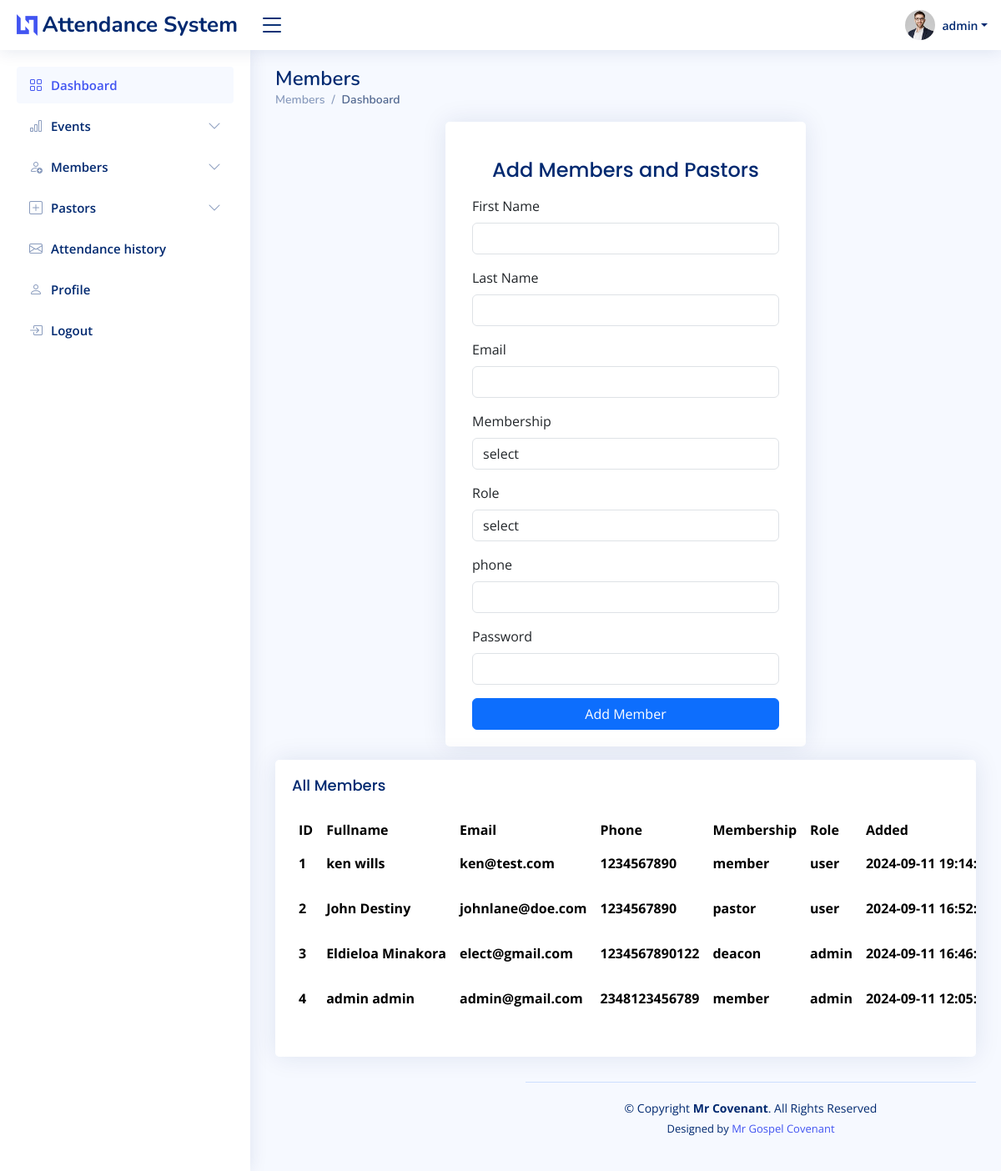
/admin/members.php (signed in), run on the app's committed database.
### tables this page shows
CREATE TABLE `users` (
  `id` int(255) NOT NULL,
  `firstname` varchar(255) NOT NULL,
  `lastname` varchar(255) NOT NULL,
  `email` varchar(255) NOT NULL,
  `membership` varchar(255) NOT NULL,
  `role` varchar(255) NOT NULL DEFAULT 'user',
  `phone` varchar(255) DEFAULT NULL,
  `password` varchar(255) NOT NULL,
  `updated_at` datetime NOT NULL DEFAULT current_timestamp() ON UPDATE current_timestamp(),
  `created_at` datetime NOT NULL DEFAULT current_timestamp()
);

### admin/members.php (the view, shortened to what this page needs)
<?php
require('../config/db.php');
?>
<!DOCTYPE html>
<html lang="en">
<head>
    <link href="assets/vendor/bootstrap/css/bootstrap.min.css" rel="stylesheet">
    <link href="assets/vendor/bootstrap-icons/bootstrap-icons.css" rel="stylesheet">
    <link href="assets/vendor/boxicons/css/boxicons.min.css" rel="stylesheet">
    <link href="assets/vendor/quill/quill.snow.css" rel="stylesheet">
    <link href="assets/vendor/quill/quill.bubble.css" rel="stylesheet">
    <link href="assets/vendor/remixicon/remixicon.css" rel="stylesheet">
    <link href="assets/vendor/simple-datatables/style.css" rel="stylesheet">
    <link href="assets/css/style.css" rel="stylesheet">
</head>
<body>
    <?php require("includes/header.php") ?>
    <?php require("includes/sidebar.php") ?>
    <main id="main" class="main">
        <div class="pagetitle">
            <h1>Members</h1>
            <nav>
                <ol class="breadcrumb">
                    <li class="breadcrumb-item"><a href="index.php">Members</a></li>
                    <li class="breadcrumb-item active">Dashboard</li>
                </ol>
            </nav>
        </div>
        <section class="section dashboard">
            <div class="row">
                <div class="col-lg-12">
                    <div class="row justify-content-center">
                        <div class="card mb-3 col-md-6">
                            <div class="card-body">
                                <div class="pt-4 pb-2">
                                    <h5 class="card-title text-center pb-0 fs-4">Add Members and Pastors</h5>
                                </div>
                                <form class="row g-3 needs-validation" action="<?php echo $_SERVER['PHP_SELF'] ?>" method="post">
                                    <div class="col-12">
                                        <label for="firstname" class="form-label">First Name</label>
                                        <div class="input-group has-validation">
                                            <input type="text" name="firstname" class="form-control" id="firstname" value="<?php echo $firstname ?>" required>
                                        </div>
                                    </div>
                                    <div class="col-12">
                                        <label for="lastname" class="form-label">Last Name</label>
                                        <div class="input-group has-validation">
                                            <input type="text" name="lastname" class="form-control" id="lastname" value="<?php echo $lastname ?>" required>
                                        </div>
                                    </div>
                                    <div class="col-12">
                                        <label for="email" class="form-label">Email</label>
                                        <div class="input-group has-validation">
                                            <input type="email" name="email" class="form-control" id="email" value="<?php echo $email ?>" required>
                                        </div>
                                    </div>
                                    <div class="col-12">
                                        <label for="membership" class="form-label">Membership</label>
                                        <div class="input-group has-validation">
                                            <select name="membership" id="membership" class="form-control" required>
                                                <option value="">select</option>
                                            </select>
                                        </div>
                                    </div>
                                    <div class="col-12">
                                        <label for="role" class="form-label">Role</label>
                                        <div class="input-group has-validation">
                                            <select name="role" id="role" class="form-control" required>
                                                <option value="">select</option>
                                            </select>
                                        </div>
                                    </div>
                                    <div class="col-12">
                                        <label for="phone" class="form-label">phone</label>
                                        <div class="input-group has-validation">
                                            <input type="phone" name="phone" class="form-control" id="phone" value="<?php echo $phone ?>" required>
                                        </div>
                                    </div>
                                    <div class="col-12">
                                        <label for="yourPassword" class="form-label">Password</label>
                                        <input type="password" name="password" class="form-control" id="yourPassword" required>
                                    </div>
                                    <div class="col-12">
                                        <button class="btn btn-primary w-100" type="submit" name="submit">Add Member</button>
                                    </div>
                                </form>
                            </div>
                        </div>
                    </div>
                </div>
                <div class="col-12">
                    <div class="card Last-Attended overflow-auto">
                        <div class="card-body">
                            <h5 class="card-title">All Members<span></span></h5>
                            <table class="table table-borderless datatable">
                                <thead>
                                    <tr>
                                        <th scope="col">ID</th>
                                        <th scope="col">Fullname</th>
                                        <th scope="col">Email</th>
                                        <th scope="col">Phone</th>
                                        <th scope="col">Membership</th>
                                        <th scope="col">Role</th>
                                        <th scope="col">Added</th>
                                    </tr>
                                </thead>
                                <tbody>
                                    <?php
                                        $sql = mysqli_query($connection, "SELECT * FROM users order by id DESC");
                                        $n = 1;
                                        while($row =mysqli_fetch_assoc($sql)){
                                    ?>
                                    <tr>
                                        <th><?=$n++ ?></th>
                                        <th><?php echo $row['firstname'] ?> <?php echo $row['lastname'] ?></th>
                                        <th><?php echo $row['email'] ?></th>
                                        <th><?php echo $row['phone'] ?></th>
                                        <th><?php echo $row['membership'] ?></th>
                                        <th><?php echo $row['role'] ?></th>
                                        <th><?php echo $row['created_at'] ?></th>
                                    </tr>
                                    <?php
                                        }
                                    ?>
                                </tbody>
                            </table>
                        </div>
                    </div>
                </div>
            </div>
            <?php require("includes/footer.php") ?>
</body>
</html>

### admin/assets/css/style.css (style rules this page uses)
:root { scroll-behavior: smooth; }
body { font-family: "Open Sans", sans-serif; background: #f6f9ff; color: #444444; }
a { color: #4154f1; text-decoration: none; }
h1, h2, h3, h4, h5, h6 { font-family: "Nunito", sans-serif; }
#main { margin-top: 60px; padding: 20px 30px; transition: all 0.3s; }
.pagetitle { margin-bottom: 10px; }
.pagetitle h1 { font-size: 24px; margin-bottom: 0; font-weight: 600; color: #012970; }
.card { margin-bottom: 30px; border: none; border-radius: 5px; box-shadow: 0px 0 30px rgba(1, 41, 112, 0.1); }
.card-title { padding: 20px 0 15px 0; font-size: 18px; font-weight: 500; color: #012970; font-family: "Poppins", sans-serif; }
.card-body { padding: 0 20px 20px 20px; }
.breadcrumb { font-size: 14px; font-family: "Nunito", sans-serif; color: #899bbd; font-weight: 600; }
.breadcrumb a { color: #899bbd; transition: 0.3s; }
.breadcrumb .breadcrumb-item::before { color: #899bbd; }
.breadcrumb .active { color: #51678f; font-weight: 600; }
@media (min-width: 1200px) { #main, #footer { margin-left: 300px; } }

### admin/members.php (style rules this page uses)
table, tr,td { white-space: nowrap; }

### data on the page
users: firstname "ken", lastname "wills", email "ken@test.com", phone "1234567890", membership "member", role "user", created_at "2024-09-11…"
users: firstname "John", lastname "Destiny", email "johnlane@doe.com", phone "1234567890", membership "pastor", role "user", created_at "2024-09-11…"
users: firstname "Eldieloa", lastname "Minakora", email "elect@gmail.com", phone "1234567890122", membership "deacon", role "admin", created_at "2024-09-11…"
users: firstname "admin", lastname "admin", email "admin@gmail.com", phone "2348123456789", membership "member", role "admin", created_at "2024-09-11…"

### other printed values
$_SESSION['firstname'] "admin"
